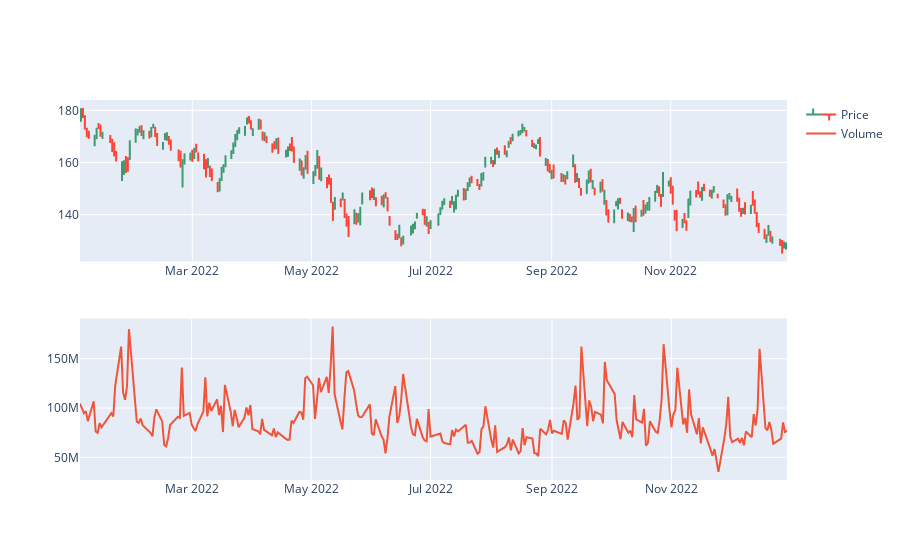

Notebook cell for this chart:
### Code cell
fig = make_subplots(rows=2, cols=1)

fig.add_trace(go.Ohlc(x=APPLdf.index,
                      open=APPLdf.Open,
                      high=APPLdf.High,
                      low=APPLdf.Low,
                      close=APPLdf.Close,
                      name='Price'), row=1, col=1)

fig.add_trace(go.Scatter(x=APPLdf.index, y=APPLdf.Volume, name='Volume'), row=2, col=1)

fig.update(layout_xaxis_rangeslider_visible=False)
fig.show()

### Figure 1 — Plotly figure (JSON) as saved in the notebook; plotly's stock layout.template omitted (floating-point values rounded to 4 significant figures; data arrays with more than 128 entries replaced by an {"elided": "..."} marker saying what was removed)
{"data": [{"close": {"elided": "251 float values"}, "high": {"elided": "251 float values"}, "low": {"elided": "251 float values"}, "name": "Price", "open": {"elided": "251 float values"}, "type": "ohlc", "x": {"elided": "251 str values"}, "xaxis": "x", "yaxis": "y"}, {"name": "Volume", "type": "scatter", "x": {"elided": "251 str values"}, "xaxis": "x2", "y": {"elided": "251 int values"}, "yaxis": "y2"}], "layout": {"xaxis": {"anchor": "y", "domain": [0, 1], "rangeslider": {"visible": false}}, "xaxis2": {"anchor": "y2", "domain": [0, 1]}, "yaxis": {"anchor": "x", "domain": [0.575, 1]}, "yaxis2": {"anchor": "x2", "domain": [0, 0.425]}}}
